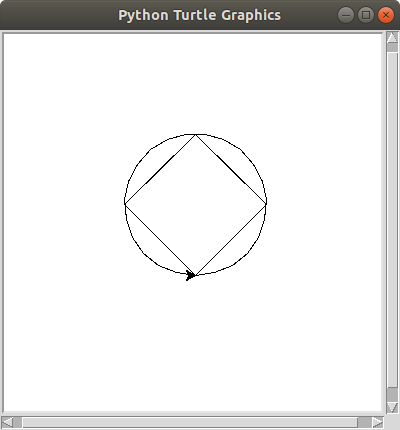

Source code (Python):
from turtle import *

setup(400,400,200,200)
screensize(400,400)

penup()
right(90)
forward(50)
left(135)
pendown()
forward(100)
left(90)
forward(100)
left(90)
forward(100)
left(90)
forward(100)
left(45)
circle(70.71)
done()
